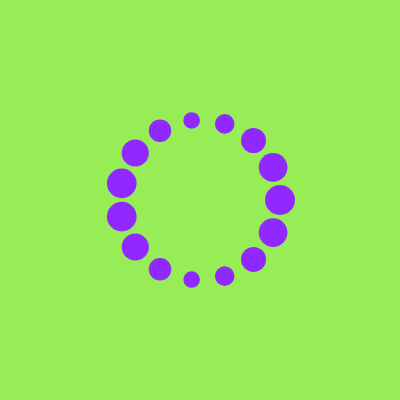
Frame 1 (no input)
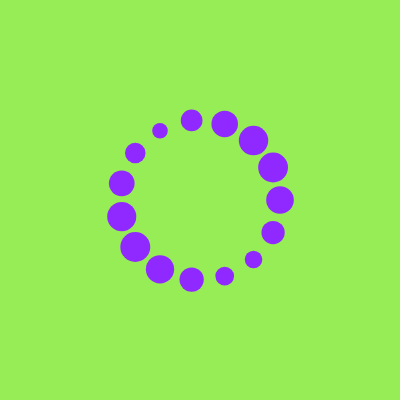
Frame 60 (no input)
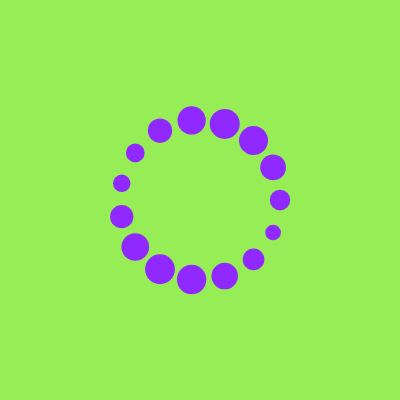
Frame 120 (the mouse pressed at the canvas centre since frame 60)

The p5.js sketch that drew these frames (run headless with seeded random() and noise() and a simulated clock; from frame 60 on, the mouse is pressed at the canvas centre):

// p5.js sketch
// ── sketch.js
function setup() {
  createCanvas(400, 400);
  // let c = color("black");
}

let rad = 0;
let N = 15;


function draw() {
  let green = color("#97ed55");
  let purple = color("#9029ff");
  let c = color("black");
  
  background(green);

  // background("#97ed55");
  noStroke();
  fill("#9029ff");

  for (let i = 0; i < N; i++) {
    c = lerpColor(green, purple, N * 100);
    fill(c);

    // fill(250/2*(1+cos(4*(rad+HALF_PI/N*i))));  // black and white tone
    circle(width/2 + width/5*cos(2*PI/N*i),
          height/2 + height/5*sin(2*PI/N*i),
          15*(1+abs(cos(4*(rad+HALF_PI/N*i)))));
  }
  
  rad += PI / 200;
}
